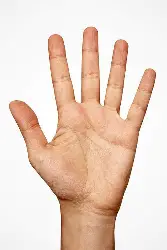
#> input picture gesture_data/palm/2.webp, 167 x 250 px; its folder holds only this picture in this run
$ python import_palm_images.py --palm-dir ../gesture_data/palm
#> lines starting #> are read from the running program, lines starting #| are printed output that depends on the picture; after the words box and inside, x2 and y2 are one past the last pixel; in counts of white or black regions, pixels touching at a corner belong together
### src/hand_gesture/detector.py
"""Hand gesture detector using OpenCV hand detection.

Detects hand regions and extracts contour-based features for gesture classification.
This approach is simpler and more reliable on Windows than MediaPipe.
"""

from __future__ import annotations

from typing import List

import cv2
import numpy as np

HandLandmarks = np.ndarray  # Shape (N, 2) — hand contour points


class HandDetector:
    """Detects hands using skin color + contour analysis.

    Simpler alternative to MediaPipe that works reliably on Windows.
    Extracts hand contours and computes shape features.
    """

    def __init__(self, confidence: float = 0.7) -> None:
        """Initialize hand detector.

        Parameters
        ----------
        confidence : float
            Minimum confidence threshold (0-1). Higher = stricter detection.
        """
        self.confidence = confidence

    def detect(self, frame_bgr: np.ndarray) -> List[HandLandmarks]:
        """Detect hands and return list of contour arrays.

        Parameters
        ----------
        frame_bgr : np.ndarray
            Input frame in BGR format.

        Returns
        -------
        contours : list of np.ndarray
            Each array contains contour points (N, 2) for detected hands.
        """
        # Convert to HSV for skin detection
        frame_hsv = cv2.cvtColor(frame_bgr, cv2.COLOR_BGR2HSV)

        # Create mask for skin color (more restrictive)
        # Lower range: H=0-20 (red/skin), S=10-150, V=60-255
        lower_skin1 = np.array([0, 10, 60], dtype=np.uint8)
        upper_skin1 = np.array([20, 150, 255], dtype=np.uint8)

        mask = cv2.inRange(frame_hsv, lower_skin1, upper_skin1)

        # Also check for darker skin tones
        lower_skin2 = np.array([0, 5, 30], dtype=np.uint8)
        upper_skin2 = np.array([20, 120, 200], dtype=np.uint8)
        mask2 = cv2.inRange(frame_hsv, lower_skin2, upper_skin2)
        mask = cv2.bitwise_or(mask, mask2)

        # Apply morphological operations to clean up while keeping finger detail
        kernel = cv2.getStructuringElement(cv2.MORPH_ELLIPSE, (5, 5))
        mask = cv2.morphologyEx(mask, cv2.MORPH_OPEN, kernel, iterations=2)
        mask = cv2.morphologyEx(mask, cv2.MORPH_CLOSE, kernel, iterations=1)

        # Find contours
        contours, _ = cv2.findContours(mask, cv2.RETR_TREE, cv2.CHAIN_APPROX_SIMPLE)

        # Filter contours by multiple criteria
        h, w = frame_bgr.shape[:2]
        min_area = (h * w) * 0.01  # Minimum 1% so farther hands are still detected
        max_area = (h * w) * 0.45  # Allow large close-up hands

        hand_contours = []
        for contour in contours:
            area = cv2.contourArea(contour)

            # Area filtering
            if not (min_area < area < max_area):
                continue

            # Perimeter and circularity filtering
            perimeter = cv2.arcLength(contour, True)
            if perimeter < 35:
                continue

            circularity = 4 * np.pi * area / (perimeter ** 2)

            # Hands are NOT very circular (faces might be)
            # This filters out round objects and faces
            if circularity > 0.85:
                continue

            # Convexity filtering
            hull = cv2.convexHull(contour)
            hull_area = cv2.contourArea(hull)
            solidity = float(area) / hull_area if hull_area > 0 else 0

            # Hands have moderate solidity (faces/flat regions are often very solid)
            if solidity < 0.25 or solidity > 0.95:
                continue

            # Bounding box aspect ratio
            x, y, bw, bh = cv2.boundingRect(contour)
            aspect_ratio = float(bw) / bh if bh > 0 else 0

            # Keep wide range; actual rejection happens in gesture recognizer distance gate
            if aspect_ratio < 0.2 or aspect_ratio > 5.0:
                continue

            hand_contours.append(contour.reshape(-1, 2).astype(np.float32))

        # Largest contours first helps with multiple visible palms.
        hand_contours.sort(key=lambda c: cv2.contourArea(c.astype(np.int32).reshape(-1, 1, 2)), reverse=True)
        return hand_contours[:8]

    def extract_features(self, landmarks: HandLandmarks) -> np.ndarray:
        """Extract gesture features from hand contour.

        Computes shape descriptors that are rotation-invariant:
        - Contour area
        - Contour perimeter
        - Contour circularity
        - Bounding box aspect ratio
        - Convexity defects count

        Parameters
        ----------
        landmarks : np.ndarray
            Shape (N, 2) array of hand contour points.

        Returns
        -------
        features : np.ndarray
            Shape (10,) — normalized shape features.
        """
        contour = landmarks.astype(np.int32).reshape(-1, 1, 2)

        # Area
        area = cv2.contourArea(contour)

        # Perimeter
        perimeter = cv2.arcLength(contour, True)
        if perimeter == 0:
            perimeter = 1

        # Circularity
        circularity = 4 * np.pi * area / (perimeter ** 2) if perimeter > 0 else 0

        # Bounding box
        x, y, w, h = cv2.boundingRect(contour)
        aspect_ratio = float(w) / h if h > 0 else 0
        extent = float(area) / (w * h) if w * h > 0 else 0

        # Convex hull and defects
        hull = cv2.convexHull(contour)
        hull_area = cv2.contourArea(hull)
        solidity = float(area) / hull_area if hull_area > 0 else 0

        # Hu moments (shape signature).
        # Use absolute values so mirrored hands (left/right) map similarly.
        moments = cv2.HuMoments(contour)
        hu = np.abs(moments.flatten()[:4])  # First 4 moments are sufficient here

        # Combine features
        features = np.array([
            np.log10(area + 1),  # Log area
            circularity,
            aspect_ratio,
            extent,
            solidity,
            *hu
        ], dtype=np.float32)

        # Normalize
        features = np.nan_to_num(features, 0)
        features = features / (np.linalg.norm(features) + 1e-6)

        return features[:10].astype(np.float32)

    def release(self) -> None:
        """Clean up resources (no-op for this implementation)."""
        pass

### src/import_palm_images.py
from __future__ import annotations

import argparse
import sys
from pathlib import Path

import cv2
import numpy as np

# Allow running as: python src/import_palm_images.py ...
sys.path.insert(0, str(Path(__file__).parent))

from hand_gesture.detector import HandDetector


def parse_args() -> argparse.Namespace:
    parser = argparse.ArgumentParser(
        description="Import palm images from a folder and convert to gesture feature files.",
    )
    parser.add_argument(
        "--palm-dir",
        type=Path,
        required=True,
        help="Folder containing palm images (jpg/png/webp).",
    )
    parser.add_argument(
        "--gesture-data-dir",
        type=Path,
        default=Path("gesture_data"),
        help="Output gesture data directory (default: gesture_data).",
    )
    parser.add_argument(
        "--class-name",
        default="palm",
        help="Gesture class name (default: palm).",
    )
    parser.add_argument(
        "--max-images",
        type=int,
        default=500,
        help="Maximum images to process (default: 500).",
    )
    parser.add_argument(
        "--clear-existing",
        action="store_true",
        help="Delete existing .npy files in target class folder before importing.",
    )
    return parser.parse_args()


def _iter_images(folder: Path):
    for ext in ("*.jpg", "*.jpeg", "*.png", "*.webp", "*.bmp"):
        for fp in folder.glob(ext):
            yield fp


def _extract_main_object_ignore_white(img: np.ndarray) -> np.ndarray:
    """Remove white background and keep only the main foreground object.

    This is tuned for dataset images where the hand is centered and the
    background is plain white.
    """
    hsv = cv2.cvtColor(img, cv2.COLOR_BGR2HSV)

    # White background: very low saturation + very high brightness.
    white_mask = cv2.inRange(hsv, np.array([0, 0, 210], dtype=np.uint8), np.array([179, 50, 255], dtype=np.uint8))
    fg_mask = cv2.bitwise_not(white_mask)

    # Clean up tiny holes and noise in foreground mask.
    kernel = cv2.getStructuringElement(cv2.MORPH_ELLIPSE, (5, 5))
    fg_mask = cv2.morphologyEx(fg_mask, cv2.MORPH_OPEN, kernel, iterations=1)
    fg_mask = cv2.morphologyEx(fg_mask, cv2.MORPH_CLOSE, kernel, iterations=2)

    contours, _ = cv2.findContours(fg_mask, cv2.RETR_EXTERNAL, cv2.CHAIN_APPROX_SIMPLE)
    if not contours:
        return img

    # Keep the largest non-white region as the main object (expected hand).
    largest = max(contours, key=cv2.contourArea)
    area = cv2.contourArea(largest)
    if area < (img.shape[0] * img.shape[1] * 0.01):
        return img

    x, y, w, h = cv2.boundingRect(largest)
    pad = int(max(w, h) * 0.08)
    x0 = max(0, x - pad)
    y0 = max(0, y - pad)
    x1 = min(img.shape[1], x + w + pad)
    y1 = min(img.shape[0], y + h + pad)

    cropped = img[y0:y1, x0:x1].copy()
    local_mask = fg_mask[y0:y1, x0:x1]

    # Zero out residual white background so only foreground drives training.
    cropped[local_mask == 0] = 0
    return cropped


def main() -> None:
    args = parse_args()

    if not args.palm_dir.exists() or not args.palm_dir.is_dir():
        raise FileNotFoundError(f"Palm folder not found: {args.palm_dir}")

    class_name = args.class_name.lower().replace(" ", "_")
    out_class_dir = args.gesture_data_dir / class_name
    out_class_dir.mkdir(parents=True, exist_ok=True)

    if args.clear_existing:
        for fp in out_class_dir.glob("*.npy"):
            fp.unlink()

    detector = HandDetector()
    try:
        kept = 0
        scanned = 0

        for image_path in _iter_images(args.palm_dir):
            scanned += 1
            if kept >= args.max_images:
                break

            img = cv2.imread(str(image_path))
#> img is the input picture: shape (250, 167, 3); mean B, G, R 200.1, 213.7, 234.8
            if img is None:
                continue

            img = _extract_main_object_ignore_white(img)
#> in _extract_main_object_ignore_white, `hsv = cv2.cvtColor(img, cv2.COLOR_BGR2HSV)`: hsv: shape (250, 167, 3); mean H, S, V 16.9, 42.7, 235
#> in _extract_main_object_ignore_white, `white_mask = cv2.inRange(hsv, np.array([0, 0, 210], dtype=np.uint8), n..`:
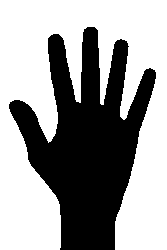
#> white_mask: shape (250, 167); 60.8% white; 1 black region, box (x1, y1, x2, y2) and area: (9, 27, 156, 250) 16364
#> in _extract_main_object_ignore_white, `fg_mask = cv2.morphologyEx(fg_mask, cv2.MORPH_OPEN, kernel, iterations..`: fg_mask: shape (250, 167); 39.2% white; 1 white region, box (x1, y1, x2, y2) and area: (9, 27, 156, 250) 16358
#> in _extract_main_object_ignore_white, `fg_mask = cv2.morphologyEx(fg_mask, cv2.MORPH_CLOSE, kernel, iteration..`:
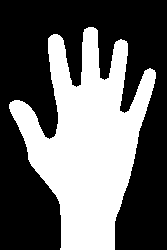
#> fg_mask: shape (250, 167); 40% white; 1 white region
#> in _extract_main_object_ignore_white, `contours, _ = cv2.findContours(fg_mask, cv2.RETR_EXTERNAL, cv2.CHAIN_A..`: contours = 1 contour; box (x1, y1, x2, y2) and area: (9, 27, 156, 250) 16243
#> in _extract_main_object_ignore_white, `largest = max(contours, key=cv2.contourArea)`: largest = contour of 386 points, box (x1, y1, x2, y2) (9, 27, 156, 250), area 16243
#> in _extract_main_object_ignore_white, `area = cv2.contourArea(largest)`: area = 16243
#> in _extract_main_object_ignore_white, `x, y, w, h = cv2.boundingRect(largest)`: x = 9; y = 27; w = 147; h = 223
#> in _extract_main_object_ignore_white, `pad = int(max(w, h) * 0.08)`: pad = 17
#> in _extract_main_object_ignore_white, `x0 = max(0, x - pad)`: x0 = 0
#> in _extract_main_object_ignore_white, `y0 = max(0, y - pad)`: y0 = 10
#> in _extract_main_object_ignore_white, `x1 = min(img.shape[1], x + w + pad)`: x1 = 167
#> in _extract_main_object_ignore_white, `y1 = min(img.shape[0], y + h + pad)`: y1 = 250
#> in _extract_main_object_ignore_white, `cropped = img[y0:y1, x0:x1].copy()`:
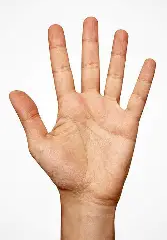
#> cropped: shape (240, 167, 3); mean B, G, R 198.3, 212.4, 234.3
#> in _extract_main_object_ignore_white, `local_mask = fg_mask[y0:y1, x0:x1]`:
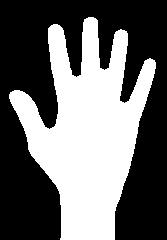
#> local_mask: shape (240, 167); 41.7% white; 1 white region, box (x1, y1, x2, y2) and area: (9, 17, 156, 240) 16697
#> in _extract_main_object_ignore_white, `cropped[local_mask == 0] = 0`:
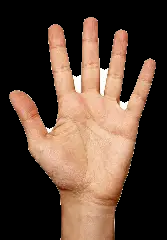
#> cropped: shape (240, 167, 3); mean B, G, R 53.8, 67.4, 89.1

            contours = detector.detect(img)
#> in detect, `frame_hsv = cv2.cvtColor(frame_bgr, cv2.COLOR_BGR2HSV)`: frame_hsv: shape (240, 167, 3); mean H, S, V 5.1, 43.3, 89.1
#> in detect, `mask = cv2.inRange(frame_hsv, lower_skin1, upper_skin1)`: mask: shape (240, 167); 39.2% white; 19 white regions (18 under 20 px), largest, box (x1, y1, x2, y2) and area: (9, 17, 156, 240) 15699
#> in detect, `mask2 = cv2.inRange(frame_hsv, lower_skin2, upper_skin2)`:
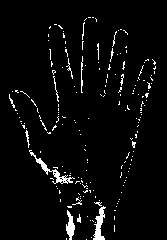
#> mask2: shape (240, 167); 3.8% white in thin lines or dots, all inside (x1, y1, x2, y2) = (9, 17, 156, 240)
#> in detect, `mask = cv2.morphologyEx(mask, cv2.MORPH_OPEN, kernel, iterations=2)`: mask: shape (240, 167); 38% white; 1 white region, box (x1, y1, x2, y2) and area: (9, 17, 156, 240) 15249
#> in detect, `mask = cv2.morphologyEx(mask, cv2.MORPH_CLOSE, kernel, iterations=1)`:
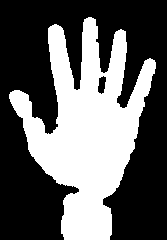
#> mask: shape (240, 167); 38.2% white; 1 white region
#> in detect, `contours, _ = cv2.findContours(mask, cv2.RETR_TREE, cv2.CHAIN_APPROX_S..`: contours = 2 contours; box (x1, y1, x2, y2) and area: (9, 17, 156, 240) 14920, (97, 75, 107, 95) 124
#> the loop in detect, `for contour in contours:` made 2 passes
#> (area, perimeter, circularity, hull_area, solidity, x, y, bw) on pass 1: (14920.5, 1114.6, 0.151, 21796.5, 0.685, 9, 17, 147)
#> area on pass 2: 123.5
#> after the loop in detect, `for contour in contours:`: hand_contours = 1 point arrays, longest 465 points
#> contours = 1 point arrays, longest 465 points
            if not contours:
                continue

            # Use largest candidate contour from each image.
            best = max(
                contours,
                key=lambda c: cv2.contourArea(c.astype(np.int32).reshape(-1, 1, 2)),
            )
#> best = 465 pairs, first value 9 to 155, second value 17 to 239
            features = detector.extract_features(best)
#> in extract_features, `contour = landmarks.astype(np.int32).reshape(-1, 1, 2)`: contour = contour of 465 points, box (x1, y1, x2, y2) (9, 17, 156, 240), area 14920
#> in extract_features, `area = cv2.contourArea(contour)`: area = 14920.5
#> in extract_features, `perimeter = cv2.arcLength(contour, True)`: perimeter = 1114.6
#> in extract_features, `circularity = 4 * np.pi * area / (perimeter ** 2) if perimeter > 0 els..`: circularity = 0.151
#> in extract_features, `x, y, w, h = cv2.boundingRect(contour)`: x = 9; y = 17; w = 147; h = 223
#> in extract_features, `aspect_ratio = float(w) / h if h > 0 else 0`: aspect_ratio = 0.659
#> in extract_features, `extent = float(area) / (w * h) if w * h > 0 else 0`: extent = 0.455
#> in extract_features, `hull = cv2.convexHull(contour)`: hull = contour of 21 points, box (x1, y1, x2, y2) (9, 17, 156, 240), area 21796
#> in extract_features, `hull_area = cv2.contourArea(hull)`: hull_area = 21796.5
#> in extract_features, `solidity = float(area) / hull_area if hull_area > 0 else 0`: solidity = 0.685
#> in extract_features, `moments = cv2.HuMoments(contour)`: moments = [0, 0, 0, 0, 0, 0, 0]
#> in extract_features, `hu = np.abs(moments.flatten()[:4])`: hu = [0, 0, 0, 0]
#> in extract_features, `features = np.array([ np.log10(area + 1),`: features = [4.17, 0.151, 0.659, 0.455, 0.685, 0, 0, 0, 0]
#> in extract_features, `features = features / (np.linalg.norm(features) + 1e-6)`: features = [0.969, 0.035, 0.153, 0.106, 0.159, 0, 0, 0, 0]
#> features = [0.969, 0.035, 0.153, 0.106, 0.159, 0, 0, 0, 0]

            np.save(out_class_dir / f"{class_name}_{kept:04d}.npy", features)
            kept += 1

        print("Import complete")
        print(f"  scanned images: {scanned}")
        print(f"  kept samples : {kept}")
        print(f"  output dir   : {out_class_dir}")

        if kept == 0:
            print("No usable palm samples detected. Try clearer palm images or better lighting.")
    finally:
        detector.release()


if __name__ == "__main__":
    main()
